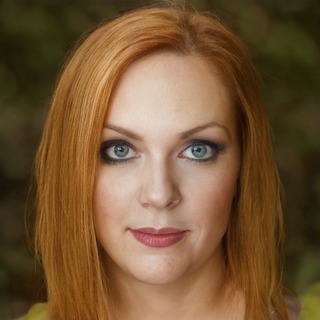
#> input picture data/faces/sfhq_01.jpg, 320 x 320 px, found by its file name
$ python make_samples.py
#> lines starting #> are read from the running program, lines starting #| are printed output that depends on the picture
### app/engines/mrz.py
"""ICAO Doc 9303 machine-readable zone parsing and validation."""
from app.models import Signal

FILLER = "<"

def _char_value(c: str) -> int:
    if c == FILLER:
        return 0
    if c.isdigit():
        return int(c)
    if "A" <= c <= "Z":
        return ord(c) - 55
    raise ValueError(f"invalid MRZ character {c!r}")

def check_digit(s: str) -> int:
    weights = (7, 3, 1)
    return sum(_char_value(c) * weights[i % 3] for i, c in enumerate(s)) % 10

# [5 lines left out: function _names, not called in this run]

TD3_LEN = 44

# OCR reads MRZ glyphs without knowing which ICAO field it is in, so letter/digit
# look-alikes get swapped (measured on the rendered genuine sample: nationality
# "UTO" read as "UT0"). The field TYPE is fixed by ICAO 9303, so each position is
# repaired only towards the character class it must hold. Alphanumeric fields
# (document number, personal number) are never touched - there the ambiguity is
# real and the check digit must decide.
_TO_ALPHA = str.maketrans({"0": "O", "1": "I", "2": "Z", "5": "S", "6": "G", "8": "B"})
_TO_DIGIT = str.maketrans({"O": "0", "D": "0", "Q": "0", "I": "1", "L": "1",
                           "Z": "2", "S": "5", "G": "6", "B": "8"})
# TD3 line-2 spans: (start, end, "alpha" | "digit"); digit positions include check digits.
_LINE2_TYPES = [(9, 10, "digit"), (10, 13, "alpha"), (13, 20, "digit"), (20, 21, "alpha"),
                (21, 28, "digit"), (42, 44, "digit")]


def _clean(line: str) -> str:
    return (line or "").strip().upper().replace(" ", "").replace("«", "<<")


# [81 lines left out: functions normalise_td3, parse_td3, name_tokens, names_match, not called in this run]

_FIELD_CHECKS = [
    ("doc_number_raw", "doc_number_cd", "MRZ_DOCNUM_CHECKSUM_FAIL", "document number"),
    ("dob_raw", "dob_cd", "MRZ_DOB_CHECKSUM_FAIL", "date of birth"),
    ("expiry_raw", "expiry_cd", "MRZ_EXPIRY_CHECKSUM_FAIL", "expiry date"),
]

# [118 lines left out: function run, not called in this run]

### scripts/make_samples.py
"""Generates synthetic clean and forged passports and visas for the SIH26188 demo."""
import io
import json
import os
import random
from PIL import Image, ImageDraw, ImageFont, ImageOps
from app.engines.mrz import check_digit

OUT = "data/samples"
W, H = 1000, 640

def _font(size: int):
    for path in ("/System/Library/Fonts/Supplemental/Arial.ttf",
                 "/usr/share/fonts/truetype/dejavu/DejaVuSans.ttf",
                 "C:/Windows/Fonts/arial.ttf"):
        if os.path.exists(path):
            return ImageFont.truetype(path, size)
    return ImageFont.load_default()

def _mono(size: int):
    for path in ("/System/Library/Fonts/Menlo.ttc",
                 "/usr/share/fonts/truetype/dejavu/DejaVuSansMono.ttf",
                 "C:/Windows/Fonts/consola.ttf"):
        if os.path.exists(path):
            return ImageFont.truetype(path, size)
    return ImageFont.load_default()

def build_mrz(doc_type: str, surname: str, given: str, doc_no: str, nat: str,
              dob: str, sex: str, expiry: str, personal: str = "") -> tuple[str, str]:
    name_field = f"{surname}<<{given.replace(' ', '<')}".ljust(39, "<")[:39]
    l1 = f"{doc_type}<{nat}{name_field}"
    doc = doc_no.ljust(9, "<")[:9]
    # R2: the personal-number / optional-data field (TD3 line 2 chars 28-41). On a
    # visa this carries the passport number the visa was issued against.
    personal = personal.ljust(14, "<")[:14] if personal else "<" * 14
    body = (f"{doc}{check_digit(doc)}{nat}{dob}{check_digit(dob)}{sex}"
            f"{expiry}{check_digit(expiry)}{personal}{check_digit(personal)}")
    composite = (doc + str(check_digit(doc)) + dob + str(check_digit(dob)) +
                 expiry + str(check_digit(expiry)) + personal + str(check_digit(personal)))
    return l1, (body + str(check_digit(composite))).ljust(44, "<")[:44]

def _noise(img: Image.Image, seed: int = 7) -> None:
    px = img.load()
    rng = random.Random(seed)
    for _ in range(img.width * img.height // 10):
        x, y = rng.randrange(img.width), rng.randrange(img.height)
        r, g, b = px[x, y]
        j = rng.randint(-8, 8)
        px[x, y] = (max(0, min(255, r + j)), max(0, min(255, g + j)), max(0, min(255, b + j)))

# Field layout shared by drawing and tampering, so a retyped field lands exactly in place.
FIELD_X, FIELD_Y0, FIELD_STEP = 300, 120, 58
FIELDS = ["Surname", "Given names", "Passport No.", "Nationality",
          "Date of birth", "Sex", "Date of expiry"]

def field_value_box(index: int) -> tuple[int, int, int, int]:
    y = FIELD_Y0 + index * FIELD_STEP + 18
    return FIELD_X - 4, y - 2, 420, 34

# Portraits are synthetic faces of NON-EXISTENT people: SFHQ dataset crops (MIT licence,
# see data/faces/LICENSE-SFHQ.txt), fetched once by scripts/fetch_faces.py.
FACES_DIR = "data/faces"
FACE_A = "sfhq_01.jpg"   # the genuine holder, Anna Maria Eriksson
FACE_B = "sfhq_02.jpg"   # a different (also non-existent) person - the substituted photo
PORTRAIT_BOX = (50, 120, 250, 380)   # x0, y0, x1, y1

# The visa's entry stamp, shared by the genuine drawing and by every forgery
# that adds one after issue, so the two can never drift apart.
STAMP_BOX = (720, 330, 930, 470)      # x0, y0, x1, y1
STAMP_TEXT_XY = (752, 382)
STAMP_TEXT = "ENTRY  2026"
STAMP_RGB = (30, 60, 170)


def draw_entry_stamp(d: "ImageDraw.ImageDraw") -> None:
    d.ellipse(list(STAMP_BOX), outline=STAMP_RGB, width=6)
    d.text(STAMP_TEXT_XY, STAMP_TEXT, font=_font(26), fill=STAMP_RGB)

def face_path(face_file: str) -> str:
    """A bare file name lives in data/faces; anything else is used as given, so
    scripts.make_demo_passport can pass a photo from outside the repo."""
    return face_file if os.path.sep in face_file else os.path.join(FACES_DIR, face_file)

def _portrait_image(face_file: str) -> Image.Image:
    """The face cropped to the portrait box's aspect, resized, slightly desaturated."""
    x0, y0, x1, y1 = PORTRAIT_BOX
    bw, bh = x1 - x0, y1 - y0
    with Image.open(face_path(face_file)) as im:
        src = im.convert("RGB")
    sw, sh = src.size
    if sw / sh > bw / bh:             # too wide: trim the sides
        cw = round(sh * bw / bh)
        src = src.crop(((sw - cw) // 2, 0, (sw - cw) // 2 + cw, sh))
    else:                             # too tall: trim top and bottom
        ch = round(sw * bh / bw)
        src = src.crop((0, (sh - ch) // 2, sw, (sh - ch) // 2 + ch))
    src = src.resize((bw, bh), Image.LANCZOS)
    grey = ImageOps.grayscale(src).convert("RGB")
    return Image.blend(src, grey, 0.2)

def paste_portrait(img: Image.Image, face_file: str = FACE_A) -> Image.Image:
    """Put a photograph into the portrait box - as issued, or as a forger would.
    Without data/faces (fetch not run) the box stays a flat grey placeholder."""
    if not os.path.exists(face_path(face_file)):
        ImageDraw.Draw(img).rectangle(PORTRAIT_BOX, fill=(205, 205, 200))
        return img
    img.paste(_portrait_image(face_file), PORTRAIT_BOX[:2])
    return img

def draw_passport(p: dict, mrz_override=None, face_file: str = FACE_A) -> Image.Image:
    img = Image.new("RGB", (W, H), (236, 234, 224))
    d = ImageDraw.Draw(img)
    d.rectangle([0, 0, W, 80], fill=(22, 52, 96))
    d.text((28, 22), "REPUBLIC OF UTOPIA   ·   PASSPORT", font=_font(30), fill="white")
    values = [p["surname"], p["given"], p["doc_no"], p["nat"],
              f"{p['dob'][4:6]}/{p['dob'][2:4]}/19{p['dob'][0:2]}", p["sex"],
              f"{p['expiry'][4:6]}/{p['expiry'][2:4]}/20{p['expiry'][0:2]}"]
    for i, (label, value) in enumerate(zip(FIELDS, values)):
        y = FIELD_Y0 + i * FIELD_STEP
        d.text((FIELD_X, y), label.upper(), font=_font(14), fill=(110, 110, 110))
        d.text((FIELD_X, y + 18), str(value), font=_font(26), fill=(15, 15, 15))
    paste_portrait(img, face_file)
    l1, l2 = mrz_override or build_mrz("P", p["surname"], p["given"], p["doc_no"],
                                       p["nat"], p["dob"], p["sex"], p["expiry"])
    d.rectangle([0, H - 110, W, H], fill=(250, 250, 246))
    d.text((28, H - 94), l1, font=_mono(24), fill=(10, 10, 10))
    d.text((28, H - 52), l2, font=_mono(24), fill=(10, 10, 10))
    _noise(img)
    return img

def draw_visa(p: dict, *, visa_passport_no: str | None = None,
              visa_no: str = "V10293847", stamp: bool = True,
              face_file: str = FACE_A) -> Image.Image:
    img = Image.new("RGB", (W, H), (242, 238, 226))
    d = ImageDraw.Draw(img)
    d.rectangle([0, 0, W, 80], fill=(96, 30, 44))
    d.text((28, 22), "REPUBLIC OF UTOPIA   ·   ENTRY VISA", font=_font(30), fill="white")
    # The passport this visa was issued against (printed, and carried in the MRZ
    # personal-number field) - NOT the visa's own document number (R2 / ICAO 9303
    # Part 7: an MRV's own line-2 document number is the visa's number).
    issued_against = visa_passport_no or p["doc_no"]
    rows = [("Holder", f"{p['given']} {p['surname']}"), ("Passport No.", issued_against),
            ("Nationality", p["nat"]), ("Visa type", "TOURIST - SINGLE ENTRY"),
            ("Valid until", "31/12/2030")]
    for i, (label, value) in enumerate(rows):
        y = FIELD_Y0 + i * 64
        d.text((FIELD_X, y), label.upper(), font=_font(14), fill=(110, 110, 110))
        d.text((FIELD_X, y + 18), value, font=_font(26), fill=(15, 15, 15))
    paste_portrait(img, face_file)
    if stamp:
        draw_entry_stamp(d)
    l1, l2 = build_mrz("V", p["surname"], p["given"], visa_no, p["nat"],
                       p["dob"], p["sex"], p["expiry"], personal=issued_against)
    d.rectangle([0, H - 110, W, H], fill=(250, 250, 246))
    d.text((28, H - 94), l1, font=_mono(24), fill=(10, 10, 10))
    d.text((28, H - 52), l2, font=_mono(24), fill=(10, 10, 10))
    _noise(img, seed=11)
    return img

def save_issued(img: Image.Image, path: str, quality: int = 70) -> None:
    """The genuine document's compression history."""
    img.save(path, "JPEG", quality=quality)

def reload(path: str) -> Image.Image:
    with Image.open(path) as im:
        return im.convert("RGB").copy()

def retype_field(img: Image.Image, index: int, new_value: str) -> Image.Image:
    """What a forger does in an image editor: paint over a field, type a new value."""
    d = ImageDraw.Draw(img)
    x, y, w, h = field_value_box(index)
    d.rectangle([x, y, x + w, y + h], fill=(236, 234, 224))
    d.text((FIELD_X, y + 2), new_value, font=_font(26), fill=(15, 15, 15))
    return img

BASE = dict(surname="ERIKSSON", given="ANNA MARIA", doc_no="L898902C3",
            nat="UTO", dob="740812", sex="F", expiry="301231")
ANNA = {"full_name": "Anna Maria Eriksson", "dob": "1974-08-12",
        "passport_no": "L898902C3", "nationality": "UTO",
        # checkpoint-4 R11: @example.com (RFC 2606) so a demo contact detail is
        # never a plausibly real address; see README for the invented-data note.
        "email": "anna.eriksson@example.com", "phone": "9845012763"}

def main() -> None:
    os.makedirs(OUT, exist_ok=True)
    m = []

    # 1. Genuine passport
    save_issued(draw_passport(BASE), f"{OUT}/01_clean_passport.jpg")
#> in _portrait_image, im is the input picture: PIL image 320x320 RGB; mean R, G, B 115.8, 85.6, 52.8
#> in _portrait_image, `grey = ImageOps.grayscale(src).convert("RGB")`:
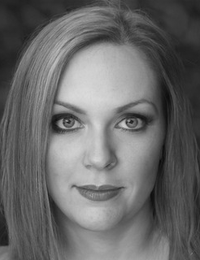
#> grey: PIL image 200x260 RGB; min 9, max 219, mean 104.7
#> in _portrait_image, `return Image.blend(src, grey, 0.2)`:
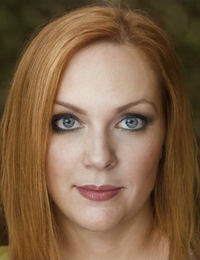
#> returned value: PIL image 200x260 RGB; mean R, G, B 128.2, 98.6, 71.1
#> the loop in _noise, `for _ in range(img.width * img.height // 10):` made 64000 passes
#> (r, g, b) on passes 1 to 3: (236, 234, 224), (22, 52, 96), (250, 250, 246)
    m.append({"files": {"document": "01_clean_passport.jpg"}, "claimed": ANNA,
              "expect": "CLEAR", "attack": "none",
              "story": "Genuine passport, applicant details match."})

    # 2. MRZ digit altered - the check digit no longer agrees
    l1, l2 = build_mrz("P", **{k: BASE[k] for k in ("surname", "given", "doc_no",
                                                     "nat", "dob", "sex", "expiry")})
    bad = l2[:3] + ("9" if l2[3] != "9" else "7") + l2[4:]
    save_issued(draw_passport(BASE, mrz_override=(l1, bad)), f"{OUT}/02_mrz_tampered.jpg")
#> the loop in _noise (call 2), `for _ in range(img.width * img.height // 10):` made 64000 passes
#> (x, y, r, g, b) on passes 1 to 3: (331, 154, 236, 234, 224), (666, 49, 22, 52, 96), (840, 548, 250, 250, 246)
    m.append({"files": {"document": "02_mrz_tampered.jpg"}, "claimed": ANNA,
              "expect": "REVIEW/REJECT", "attack": "altered passport number",
              "story": "One digit of the passport number changed. ICAO check digit fails."})

    # 3. DOB retyped - the centerpiece case
    path = f"{OUT}/03_dob_retyped.jpg"
    save_issued(draw_passport(BASE), path)
    retype_field(reload(path), FIELDS.index("Date of birth"), "12/08/1994") \
        .save(path, "JPEG", quality=97)
    m.append({"files": {"document": "03_dob_retyped.jpg"},
              "claimed": dict(ANNA, dob="1994-08-12"),
              "expect": "REVIEW", "attack": "altered DOB",
              "story": "Applicant made themself 20 years younger. The DOB field has a "
                       "different compression history from every other field - boxed red. "
                       "The MRZ still encodes the true 1974 DOB."})

    # 4. Photograph substituted
    path = f"{OUT}/04_photo_substituted.jpg"
    save_issued(draw_passport(BASE), path)
    paste_portrait(reload(path), FACE_B).save(path, "JPEG", quality=97)
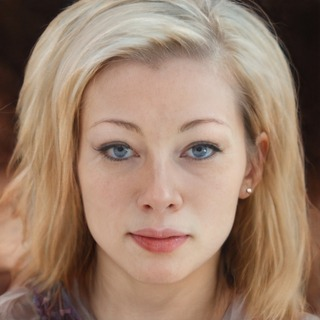
#> input picture data/faces/sfhq_02.jpg, 320 x 320 px, found by its file name
#> in _portrait_image, im is the input picture: PIL image 320x320 RGB; mean R, G, B 155.8, 127.5, 108
#> in _portrait_image (call 5), `src = src.crop(((sw - cw) // 2, 0, (sw - cw) // 2 + cw, sh))`:
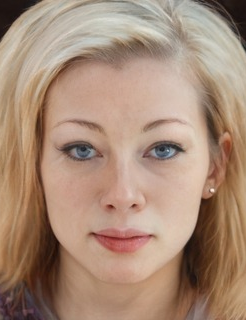
#> src: PIL image 246x320 RGB; mean R, G, B 167.7, 138.7, 118.8
#> in _portrait_image (call 5), `grey = ImageOps.grayscale(src).convert("RGB")`:
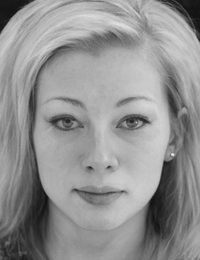
#> grey: PIL image 200x260 RGB; min 16, max 241, mean 145.1
#> in paste_portrait (call 5), `img.paste(_portrait_image(face_file), PORTRAIT_BOX[:2])`:
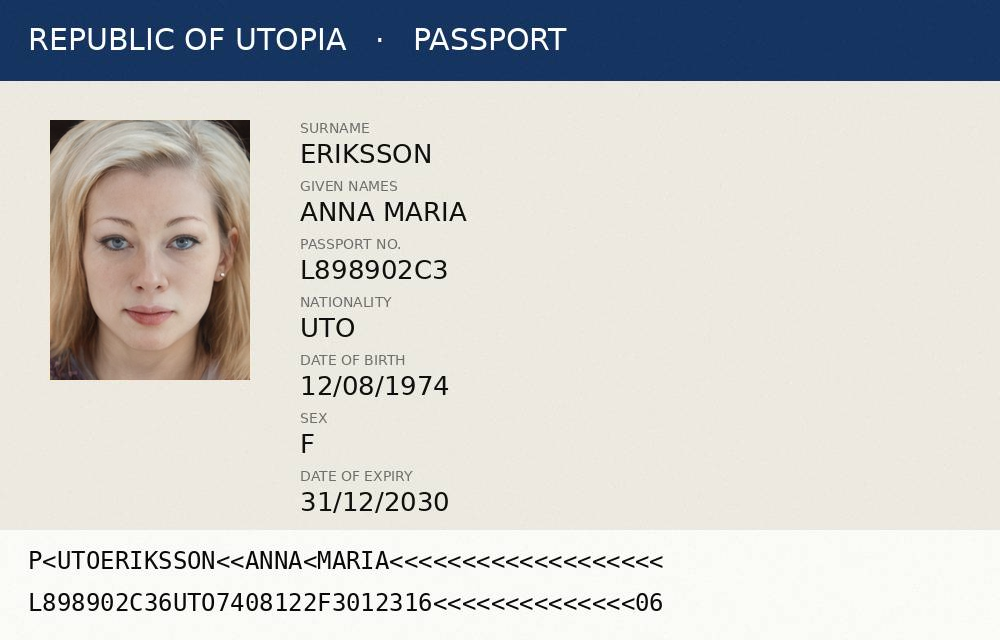
#> img: PIL image 1000x640 RGB; mean R, G, B 202.6, 202.3, 200.3
    m.append({"files": {"document": "04_photo_substituted.jpg"}, "claimed": ANNA,
              "expect": "REVIEW", "attack": "altered photograph",
              "story": "Portrait replaced after issue with a photo of a different person. "
                       "The photo region is a compression outlier - boxed red."})

    # 5. Name retyped
    path = f"{OUT}/05_name_retyped.jpg"
    save_issued(draw_passport(BASE), path)
    retype_field(reload(path), FIELDS.index("Surname"), "SHARMA") \
        .save(path, "JPEG", quality=97)
    m.append({"files": {"document": "05_name_retyped.jpg"},
              "claimed": dict(ANNA, full_name="Anna Maria Sharma"),
              "expect": "REVIEW/REJECT", "attack": "altered name",
              "story": "Surname retyped. Field boxed red, and the MRZ still says ERIKSSON."})

    # 6. Visa with forged stamp
    path = f"{OUT}/06_visa_forged_stamp.jpg"
    save_issued(draw_visa(BASE, stamp=False), path)
#> in draw_visa, `_noise(img, seed=11)`:
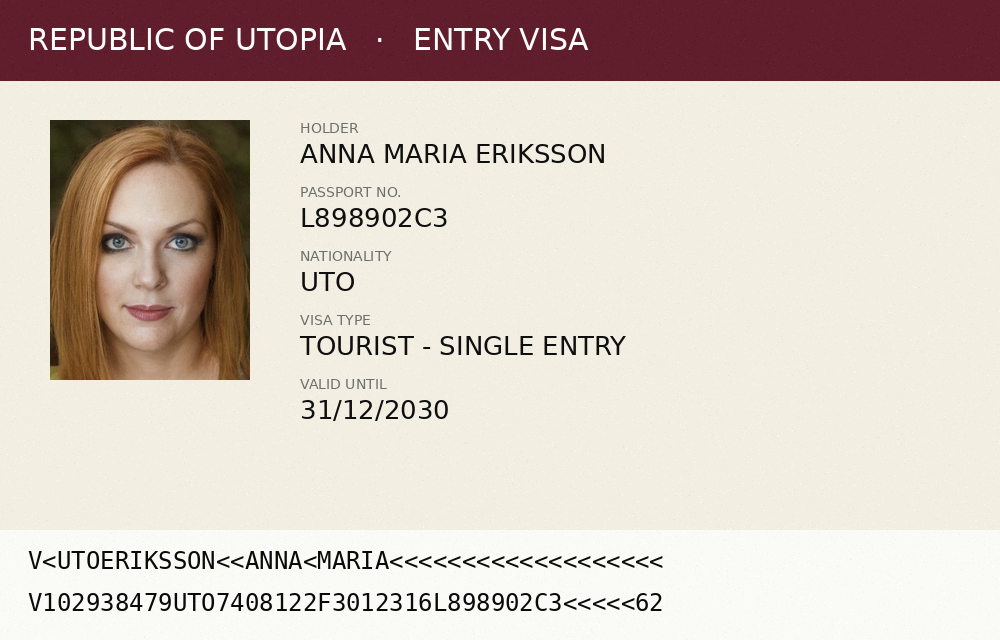
#> img: PIL image 1000x640 RGB; mean R, G, B 211.8, 199, 190.5
    img = reload(path)
    draw_entry_stamp(ImageDraw.Draw(img))
    img.save(path, "JPEG", quality=97)
    save_issued(draw_passport(BASE), f"{OUT}/06_passport_for_visa.jpg")
    m.append({"files": {"document": "06_passport_for_visa.jpg",
                        "visa": "06_visa_forged_stamp.jpg"},
              "claimed": ANNA, "expect": "REVIEW", "attack": "forged visa stamp",
              "story": "Entry stamp added to the visa after issue. Stamp region boxed red."})

    # 7. Visa issued against a different passport. The visa carries its OWN MRV
    # document number; the passport it was issued against (X47281956) travels in
    # the personal-number field and the printed "Passport No." row (R2).
    save_issued(draw_visa(BASE, visa_passport_no="X47281956"), f"{OUT}/07_visa_mismatch.jpg")
    m.append({"files": {"document": "01_clean_passport.jpg",
                        "visa": "07_visa_mismatch.jpg"},
              "claimed": ANNA, "expect": "REJECT", "attack": "cross-document mismatch",
              "story": "Both documents are individually flawless. The visa was issued "
                       "against passport X47281956; the passport presented is L898902C3."})

    with open(f"{OUT}/manifest.json", "w") as fh:
        json.dump(m, fh, indent=2)
    print(f"Wrote {len(m)} cases to {OUT}/")

if __name__ == "__main__":
    main()
